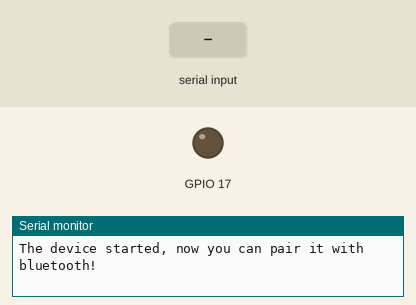
This sketch was run on a simulated ESP32. Parts: output pins drawn as LEDs (lit = HIGH), the last lines printed to the serial monitor. Inputs (shaded band) come from the test bench. Nothing arrives over Bluetooth unless stated.

Above: at 4.8 s.
4.9 s: "53" received over the second serial link
At 6.4 s:
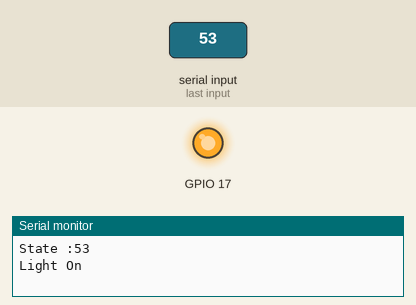
7.6 s: "53" received over Serial
Timing chart, 0 to 10.6 s (numbered marks = the images above; inputs shaded):
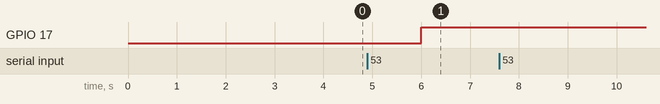

The sketch:

bluetooth.ino
```cpp
#include "BluetoothSerial.h"
#if !defined(CONFIG_BT_ENABLED) || !defined(CONFIG_BLUEDROID_ENABLED)
#error Bluetooth is not enabled! Please run `make menuconfig` to and enable it
#endif
BluetoothSerial SerialBT;
String state;
void setup() {
  pinMode(17, OUTPUT);
 // pinMode(4, OUTPUT);
  Serial.begin(115200);
  SerialBT.begin("james");
  //Bluetooth device name
  Serial.println("The device started, now you can pair it with bluetooth!");
}
void loop() {
  if (Serial.available()) {
    SerialBT.write(Serial.read());
    Serial.println("hello");
  }
  if (SerialBT.available()) {
    state=SerialBT.read();
    Serial.print("State :");
    Serial.println(state);
    if (state.equals("53")) {
      digitalWrite(17, HIGH);
      Serial.println("Light On");
    }
    // if the state is 'LED1OFF' the led1 will turn off
    else if (state.equals("54")){
      digitalWrite(17, LOW);
      Serial.println("Light Off");
    } // if the state is 'LED2ON' the Led2 will turn on
  }
  state="";
  delay(2000);
}
```

Measured:
- after the input at 4.9 s, GPIO 17: LOW → HIGH after 1.1 s
